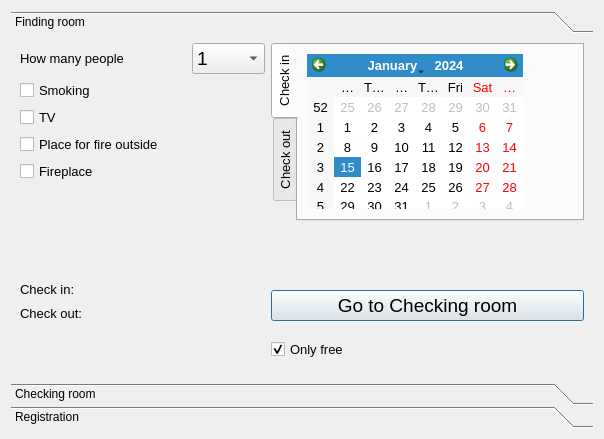
<?xml version="1.0" encoding="UTF-8"?>
<ui version="4.0">
 <class>AddDialog</class>
 <widget class="QDialog" name="AddDialog">
  <property name="geometry">
   <rect>
    <x>0</x>
    <y>0</y>
    <width>604</width>
    <height>439</height>
   </rect>
  </property>
  <property name="windowTitle">
   <string>Dialog</string>
  </property>
  <layout class="QGridLayout" name="gridLayout">
   <item row="0" column="0">
    <widget class="QToolBox" name="toolBox">
     <property name="currentIndex">
      <number>0</number>
     </property>
     <property name="tabSpacing">
      <number>1</number>
     </property>
     <widget class="QWidget" name="page">
      <property name="geometry">
       <rect>
        <x>0</x>
        <y>0</y>
        <width>586</width>
        <height>355</height>
       </rect>
      </property>
      <attribute name="label">
       <string>Finding room</string>
      </attribute>
      <layout class="QGridLayout" name="gridLayout_4">
       <item row="0" column="0" colspan="2">
        <widget class="QLabel" name="label">
         <property name="font">
          <font>
           <pointsize>10</pointsize>
          </font>
         </property>
         <property name="text">
          <string>How many people</string>
         </property>
        </widget>
       </item>
       <item row="0" column="2">
        <widget class="QComboBox" name="comboBox">
         <property name="font">
          <font>
           <pointsize>14</pointsize>
          </font>
         </property>
         <item>
          <property name="text">
           <string>1</string>
          </property>
         </item>
         <item>
          <property name="text">
           <string>2</string>
          </property>
         </item>
         <item>
          <property name="text">
           <string>3</string>
          </property>
         </item>
         <item>
          <property name="text">
           <string>4</string>
          </property>
         </item>
         <item>
          <property name="text">
           <string>5</string>
          </property>
         </item>
         <item>
          <property name="text">
           <string>6</string>
          </property>
         </item>
         <item>
          <property name="text">
           <string>7</string>
          </property>
         </item>
         <item>
          <property name="text">
           <string>8</string>
          </property>
         </item>
        </widget>
       </item>
       <item row="0" column="3" rowspan="6" colspan="2">
        <widget class="QTabWidget" name="tabWidget">
         <property name="font">
          <font>
           <pointsize>10</pointsize>
           <weight>50</weight>
           <bold>false</bold>
          </font>
         </property>
         <property name="tabPosition">
          <enum>QTabWidget::West</enum>
         </property>
         <property name="tabShape">
          <enum>QTabWidget::Rounded</enum>
         </property>
         <property name="currentIndex">
          <number>0</number>
         </property>
         <widget class="QWidget" name="tab">
          <attribute name="title">
           <string>Check in</string>
          </attribute>
          <widget class="QCalendarWidget" name="calendarWidget">
           <property name="geometry">
            <rect>
             <x>9</x>
             <y>9</y>
             <width>216</width>
             <height>155</height>
            </rect>
           </property>
           <property name="firstDayOfWeek">
            <enum>Qt::Monday</enum>
           </property>
          </widget>
         </widget>
         <widget class="QWidget" name="tab_2">
          <attribute name="title">
           <string>Check out</string>
          </attribute>
          <layout class="QGridLayout" name="gridLayout_2">
           <item row="0" column="0">
            <widget class="QCalendarWidget" name="calendarWidget_2">
             <property name="firstDayOfWeek">
              <enum>Qt::Monday</enum>
             </property>
            </widget>
           </item>
          </layout>
         </widget>
        </widget>
       </item>
       <item row="1" column="0" colspan="2">
        <widget class="QCheckBox" name="checkBox_4">
         <property name="font">
          <font>
           <pointsize>10</pointsize>
          </font>
         </property>
         <property name="text">
          <string>Smoking</string>
         </property>
        </widget>
       </item>
       <item row="2" column="0" colspan="2">
        <widget class="QCheckBox" name="checkBox">
         <property name="font">
          <font>
           <pointsize>10</pointsize>
          </font>
         </property>
         <property name="text">
          <string>TV</string>
         </property>
        </widget>
       </item>
       <item row="3" column="0" colspan="3">
        <widget class="QCheckBox" name="checkBox_2">
         <property name="font">
          <font>
           <pointsize>10</pointsize>
          </font>
         </property>
         <property name="text">
          <string>Place for fire outside</string>
         </property>
        </widget>
       </item>
       <item row="4" column="0">
        <widget class="QCheckBox" name="checkBox_3">
         <property name="font">
          <font>
           <pointsize>10</pointsize>
          </font>
         </property>
         <property name="text">
          <string>Fireplace</string>
         </property>
        </widget>
       </item>
       <item row="6" column="0">
        <spacer name="verticalSpacer_3">
         <property name="orientation">
          <enum>Qt::Vertical</enum>
         </property>
         <property name="sizeHint" stdset="0">
          <size>
           <width>87</width>
           <height>40</height>
          </size>
         </property>
        </spacer>
       </item>
       <item row="7" column="0" rowspan="2">
        <widget class="QLabel" name="label_2">
         <property name="font">
          <font>
           <pointsize>10</pointsize>
          </font>
         </property>
         <property name="text">
          <string>Check in:</string>
         </property>
        </widget>
       </item>
       <item row="7" column="1" rowspan="2">
        <widget class="QLabel" name="label_4">
         <property name="font">
          <font>
           <pointsize>10</pointsize>
          </font>
         </property>
         <property name="text">
          <string/>
         </property>
        </widget>
       </item>
       <item row="8" column="3" rowspan="2" colspan="2">
        <widget class="QPushButton" name="pushButton">
         <property name="font">
          <font>
           <pointsize>14</pointsize>
          </font>
         </property>
         <property name="text">
          <string>Go to Checking room</string>
         </property>
        </widget>
       </item>
       <item row="9" column="0">
        <widget class="QLabel" name="label_3">
         <property name="font">
          <font>
           <pointsize>10</pointsize>
          </font>
         </property>
         <property name="text">
          <string>Check out:</string>
         </property>
        </widget>
       </item>
       <item row="9" column="1">
        <widget class="QLabel" name="label_5">
         <property name="font">
          <font>
           <pointsize>10</pointsize>
          </font>
         </property>
         <property name="text">
          <string/>
         </property>
        </widget>
       </item>
       <item row="10" column="0">
        <spacer name="verticalSpacer">
         <property name="orientation">
          <enum>Qt::Vertical</enum>
         </property>
         <property name="sizeHint" stdset="0">
          <size>
           <width>87</width>
           <height>38</height>
          </size>
         </property>
        </spacer>
       </item>
       <item row="6" column="4" rowspan="2">
        <spacer name="verticalSpacer_2">
         <property name="orientation">
          <enum>Qt::Vertical</enum>
         </property>
         <property name="sizeHint" stdset="0">
          <size>
           <width>20</width>
           <height>50</height>
          </size>
         </property>
        </spacer>
       </item>
       <item row="10" column="3" colspan="2">
        <widget class="QCheckBox" name="checkBox_5">
         <property name="font">
          <font>
           <pointsize>10</pointsize>
          </font>
         </property>
         <property name="text">
          <string>Only free</string>
         </property>
         <property name="checked">
          <bool>true</bool>
         </property>
        </widget>
       </item>
      </layout>
     </widget>
     <widget class="QWidget" name="page_3">
      <property name="geometry">
       <rect>
        <x>0</x>
        <y>0</y>
        <width>586</width>
        <height>355</height>
       </rect>
      </property>
      <attribute name="label">
       <string>Checking room</string>
      </attribute>
      <layout class="QGridLayout" name="gridLayout_5">
       <item row="0" column="0">
        <widget class="QTableView" name="tableView">
         <property name="contextMenuPolicy">
          <enum>Qt::CustomContextMenu</enum>
         </property>
         <property name="frameShape">
          <enum>QFrame::NoFrame</enum>
         </property>
         <property name="autoScrollMargin">
          <number>16</number>
         </property>
        </widget>
       </item>
      </layout>
     </widget>
     <widget class="QWidget" name="page_2">
      <property name="geometry">
       <rect>
        <x>0</x>
        <y>0</y>
        <width>586</width>
        <height>355</height>
       </rect>
      </property>
      <attribute name="label">
       <string>Registration</string>
      </attribute>
     </widget>
    </widget>
   </item>
  </layout>
 </widget>
 <resources/>
 <connections/>
</ui>
